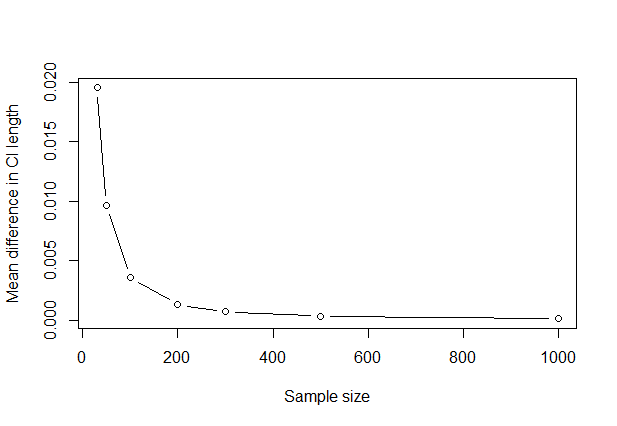

The script that drew this image:
set.seed(1296)
n_values <- c(30, 50, 100, 200, 300, 500, 1000)
k <- 3000
p <- 0.3
gamma <- 0.97
z <- qnorm((1 + gamma) / 2)

mean_diffs <- numeric(length(n_values))

for (i in seq_along(n_values)) {
  n <- n_values[i]
  diffs <- numeric(k)
  for (j in 1:k) {
    sample_x <- rbinom(n, size = 1, prob = p)
    sample_mean <- mean(sample_x)
    
    # Method 1
    a <- 1 + (z^2)/n
    b <- -2 * sample_mean - (z^2)/n
    mean_squared <- sample_mean^2
    roots <- (-b + c(-1, 1) * sqrt(b^2 - 4 * a * mean_squared)) / (2 * a)
    ci_1_length <- diff(roots)
    
    # Method 2
    ci_2_length <- diff(sample_mean + c(-1, 1) * z * sqrt(sample_mean * (1 - sample_mean) / n))
    diffs[j] <- ci_2_length - ci_1_length
  }
  mean_diffs[i] <- mean(diffs)
}

plot(n_values, mean_diffs, type = "b", xlab = "Sample size", ylab = "Mean difference in CI length")
